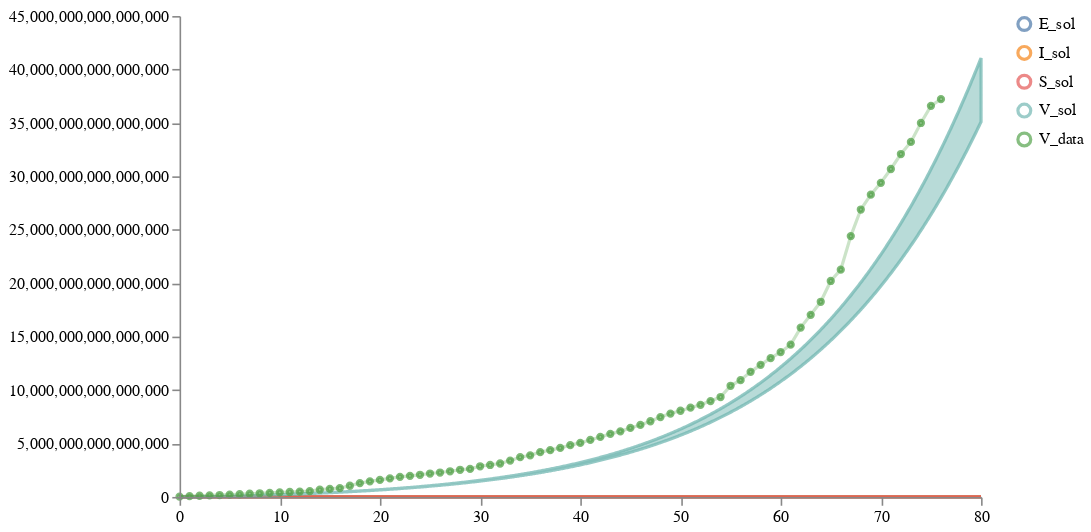

Notebook cell for this chart:
### Code cell
schema = plots.trajectories(pd.DataFrame(post_samples["data"]), subset=".*_sol",
                            points=data_train.reset_index(drop=True).rename(columns={"V":"V_data"}))
schema = plots.pad(schema, 5)
plots.ipy_display(schema)

### Figure 1 — Vega specification as saved in the notebook (floating-point values rounded to 4 significant figures; data arrays with more than 128 entries replaced by an {"elided": "..."} marker saying what was removed)
{"$schema": "https://vega.github.io/schema/vega/v5.json", "axes": [{"name": "x_axis", "orient": "bottom", "scale": "xscale", "zindex": 100}, {"name": "y_axis", "orient": "left", "scale": "yscale", "zindex": 100}], "data": [{"name": "distributions", "values": {"elided": "3204 records"}}, {"name": "traces", "transform": [{"expr": "isValid(datum.value)", "type": "filter"}], "values": []}, {"name": "points", "values": [{"sample_id": 0, "timepoint": 0, "trajectory": "V_data", "value": 34250000000000.0}, {"sample_id": 0, "timepoint": 1, "trajectory": "V_data", "value": 74830000000000.0}, {"sample_id": 0, "timepoint": 2, "trajectory": "V_data", "value": 110800000000000.0}, {"sample_id": 0, "timepoint": 3, "trajectory": "V_data", "value": 145500000000000.0}, {"sample_id": 0, "timepoint": 4, "trajectory": "V_data", "value": 178900000000000.0}, {"sample_id": 0, "timepoint": 5, "trajectory": "V_data", "value": 212605525246655}, {"sample_id": 0, "timepoint": 6, "trajectory": "V_data", "value": 251900000000000.0}, {"sample_id": 0, "timepoint": 7, "trajectory": "V_data", "value": 297300000000000.0}, {"sample_id": 0, "timepoint": 8, "trajectory": "V_data", "value": 342400000000000.0}, {"sample_id": 0, "timepoint": 9, "trajectory": "V_data", "value": 384100000000000.0}, {"sample_id": 0, "timepoint": 10, "trajectory": "V_data", "value": 424100000000000.0}, {"sample_id": 0, "timepoint": 11, "trajectory": "V_data", "value": 461900000000000.0}, {"sample_id": 0, "timepoint": 12, "trajectory": "V_data", "value": 498300000000000.0}, {"sample_id": 0, "timepoint": 13, "trajectory": "V_data", "value": 548200000000000.0}, {"sample_id": 0, "timepoint": 14, "trajectory": "V_data", "value": 675643977072622}, {"sample_id": 0, "timepoint": 15, "trajectory": "V_data", "value": 751600000000000.0}, {"sample_id": 0, "timepoint": 16, "trajectory": "V_data", "value": 829899121500651}, {"sample_id": 0, "timepoint": 17, "trajectory": "V_data", "value": 1046000000000000.0}, {"sample_id": 0, "timepoint": 18, "trajectory": "V_data", "value": 1295875135538839}, {"sample_id": 0, "timepoint": 19, "trajectory": "V_data", "value": 1461000000000000.0}, {"sample_id": 0, "timepoint": 20, "trajectory": "V_data", "value": 1592292378295384}, {"sample_id": 0, "timepoint": 21, "trajectory": "V_data", "value": 1741000000000000.0}, {"sample_id": 0, "timepoint": 22, "trajectory": "V_data", "value": 1882566054918674}, {"sample_id": 0, "timepoint": 23, "trajectory": "V_data", "value": 1972000000000000.0}, {"sample_id": 0, "timepoint": 24, "trajectory": "V_data", "value": 2071441710342036}, {"sample_id": 0, "timepoint": 25, "trajectory": "V_data", "value": 2190000000000000.0}, {"sample_id": 0, "timepoint": 26, "trajectory": "V_data", "value": 2284263053733268}, {"sample_id": 0, "timepoint": 27, "trajectory": "V_data", "value": 2401528070828421}, {"sample_id": 0, "timepoint": 28, "trajectory": "V_data", "value": 2539043189426808}, {"sample_id": 0, "timepoint": 29, "trajectory": "V_data", "value": 2623445134633728}, {"sample_id": 0, "timepoint": 30, "trajectory": "V_data", "value": 2868773959451638}, {"sample_id": 0, "timepoint": 31, "trajectory": "V_data", "value": 2991191174214979}, {"sample_id": 0, "timepoint": 32, "trajectory": "V_data", "value": 3129000000000000.0}, {"sample_id": 0, "timepoint": 33, "trajectory": "V_data", "value": 3403912214913465}, {"sample_id": 0, "timepoint": 34, "trajectory": "V_data", "value": 3718000000000000.0}, {"sample_id": 0, "timepoint": 35, "trajectory": "V_data", "value": 3894000000000000.0}, {"sample_id": 0, "timepoint": 36, "trajectory": "V_data", "value": 4190012056978476}, {"sample_id": 0, "timepoint": 37, "trajectory": "V_data", "value": 4379000000000000.0}, {"sample_id": 0, "timepoint": 38, "trajectory": "V_data", "value": 4584996690364133}, {"sample_id": 0, "timepoint": 39, "trajectory": "V_data", "value": 4842715961786298}, {"sample_id": 0, "timepoint": 40, "trajectory": "V_data", "value": 5057017833310725}, {"sample_id": 0, "timepoint": 41, "trajectory": "V_data", "value": 5334255093252734}, {"sample_id": 0, "timepoint": 42, "trajectory": "V_data", "value": 5613459509330455}, {"sample_id": 0, "timepoint": 43, "trajectory": "V_data", "value": 5900675119579128}, {"sample_id": 0, "timepoint": 44, "trajectory": "V_data", "value": 6137835221456338}, {"sample_id": 0, "timepoint": 45, "trajectory": "V_data", "value": 6455786439569586}, {"sample_id": 0, "timepoint": 46, "trajectory": "V_data", "value": 6737865202057693}, {"sample_id": 0, "timepoint": 47, "trajectory": "V_data", "value": 7082040828667748}, {"sample_id": 0, "timepoint": 48, "trajectory": "V_data", "value": 7473588619526592}, {"sample_id": 0, "timepoint": 49, "trajectory": "V_data", "value": 7802169943421971}, {"sample_id": 0, "timepoint": 50, "trajectory": "V_data", "value": 8064264769284555}, {"sample_id": 0, "timepoint": 51, "trajectory": "V_data", "value": 8350528001810362}, {"sample_id": 0, "timepoint": 52, "trajectory": "V_data", "value": 8620926151000598}, {"sample_id": 0, "timepoint": 53, "trajectory": "V_data", "value": 8967823176668702}, {"sample_id": 0, "timepoint": 54, "trajectory": "V_data", "value": 9347385175287846}, {"sample_id": 0, "timepoint": 55, "trajectory": "V_data", "value": 10400775744728212}, {"sample_id": 0, "timepoint": 56, "trajectory": "V_data", "value": 10924150605249734}, {"sample_id": 0, "timepoint": 57, "trajectory": "V_data", "value": 11705167142508414}, {"sample_id": 0, "timepoint": 58, "trajectory": "V_data", "value": 12359300512467032}, {"sample_id": 0, "timepoint": 59, "trajectory": "V_data", "value": 12986780639190464}, {"sample_id": 0, "timepoint": 60, "trajectory": "V_data", "value": 13550907207646232}, {"sample_id": 0, "timepoint": 61, "trajectory": "V_data", "value": 14248041314600788}, {"sample_id": 0, "timepoint": 62, "trajectory": "V_data", "value": 15848276614633882}, {"sample_id": 0, "timepoint": 63, "trajectory": "V_data", "value": 17038987764329418}, {"sample_id": 0, "timepoint": 64, "trajectory": "V_data", "value": 18260590802877810}, {"sample_id": 0, "timepoint": 65, "trajectory": "V_data", "value": 20209504393071680}, {"sample_id": 0, "timepoint": 66, "trajectory": "V_data", "value": 21264574070527824}, {"sample_id": 0, "timepoint": 67, "trajectory": "V_data", "value": 24405223143174390}, {"sample_id": 0, "timepoint": 68, "trajectory": "V_data", "value": 26892652544175644}, {"sample_id": 0, "timepoint": 69, "trajectory": "V_data", "value": 28282864516791200}, {"sample_id": 0, "timepoint": 70, "trajectory": "V_data", "value": 29394041033392708}, {"sample_id": 0, "timepoint": 71, "trajectory": "V_data", "value": 30685003617018490}, {"sample_id": 0, "timepoint": 72, "trajectory": "V_data", "value": 32085327926567616}, {"sample_id": 0, "timepoint": 73, "trajectory": "V_data", "value": 33217196172771584}, {"sample_id": 0, "timepoint": 74, "trajectory": "V_data", "value": 34991952115553804}, {"sample_id": 0, "timepoint": 75, "trajectory": "V_data", "value": 36597766934503620}, {"sample_id": 0, "timepoint": 76, "trajectory": "V_data", "value": 37222723829582630}]}, {"name": "markers", "values": []}, {"name": "selected", "on": [{"remove": true, "trigger": "clear"}, {"remove": true, "trigger": "!shift"}, {"insert": "clicked", "trigger": "!shift && clicked"}, {"toggle": "clicked", "trigger": "shift && clicked"}]}], "height": 300, "legends": [{"encode": {"labels": {"interactive": true, "name": "legendLabel", "update": {"opacity": [{"test": "!length(data('selected')) || indata('selected', 'value', datum.value)", "value": 1}, {"value": 0.25}]}}, "symbols": {"interactive": true, "name": "legendSymbol", "update": {"fill": {"value": "transparent"}, "opacity": [{"test": "!length(data('selected')) || indata('selected', 'value', datum.value)", "value": 0.7}, {"value": 0.15}], "size": {"value": 64}, "strokeWidth": {"value": 2}}}}, "name": "color_legend", "stroke": "color"}], "marks": [{"from": {"facet": {"data": "points", "groupby": "trajectory", "name": "points_split"}}, "marks": [{"encode": {"hover": {"fillOpacity": {"value": 0.9}}, "update": {"fill": {"field": "trajectory", "scale": "color"}, "fillOpacity": [{"test": "!length(data('selected')) || indata('selected', 'value', datum.trajectory)", "value": 0.5}, {"value": 0.15}], "size": {"value": 10}, "stroke": {"field": "trajectory", "scale": "color"}, "strokeOpacity": [{"test": "!length(data('selected')) || indata('selected', 'value', datum.trajectory)", "value": 0.75}, {"value": 0.15}], "strokeWidth": {"value": 2}, "tooltip": {"field": "value"}, "x": {"field": "timepoint", "scale": "xscale"}, "y": {"field": "value", "scale": "yscale"}}}, "from": {"data": "points"}, "name": "_points_symbol", "type": "symbol", "zindex": 3}, {"encode": {"hover": {"fillOpacity": {"value": 0.9}}, "update": {"interpolate": {"value": "linear"}, "stroke": {"field": "trajectory", "scale": "color"}, "strokeOpacity": [{"test": "!length(data('selected')) || indata('selected', 'value', datum.trajectory)", "value": 0.3}, {"value": 0.1}], "strokeWidth": {"value": 2}, "x": {"field": "timepoint", "scale": "xscale"}, "y": {"field": "value", "scale": "yscale"}}}, "from": {"data": "points"}, "name": "_points_line", "type": "line", "zindex": 3}], "name": "_points", "type": "group", "zindex": 3}, {"from": {"facet": {"data": "traces", "groupby": "trajectory", "name": "traces_split"}}, "marks": [{"encode": {"hover": {"fillOpacity": {"value": 0.9}}, "update": {"interpolate": {"value": "linear"}, "stroke": {"field": "trajectory", "scale": "color"}, "strokeOpacity": [{"test": "!length(data('selected')) || indata('selected', 'value', datum.trajectory)", "value": 0.75}, {"value": 0.15}], "strokeWidth": {"value": 2}, "x": {"field": "timepoint", "scale": "xscale"}, "y": {"field": "value", "scale": "yscale"}}}, "from": {"data": "traces_split"}, "name": "_traces_lines", "type": "line"}], "name": "_traces", "type": "group", "zindex": 2}, {"from": {"facet": {"data": "distributions", "groupby": "trajectory", "name": "trajectory_split"}}, "marks": [{"encode": {"hover": {"fillOpacity": {"value": 0.9}}, "update": {"fill": {"field": "trajectory", "scale": "color"}, "fillOpacity": [{"test": "!length(data('selected')) || indata('selected', 'value', datum.trajectory)", "value": 0.5}, {"value": 0.15}], "interpolate": {"value": "linear"}, "stroke": {"field": "trajectory", "scale": "color"}, "strokeOpacity": [{"test": "!length(data('selected')) || indata('selected', 'value', datum.trajectory)", "value": 0.75}, {"value": 0.15}], "strokeWidth": {"value": 2}, "x": {"field": "timepoint", "scale": "xscale"}, "y": {"field": "upper", "scale": "yscale"}, "y2": {"field": "lower", "scale": "yscale"}}}, "from": {"data": "trajectory_split"}, "type": "area"}], "name": "_distributions", "type": "group", "zindex": 1}, {"marks": [{"encode": {"enter": {"stroke": {"value": "lightgray"}}, "update": {"opacity": {"value": 1}, "x": {"field": "timepoint", "scale": "xscale"}, "y": {"signal": "height"}, "y2": {"value": 0}}}, "from": {"data": "markers"}, "name": "_marker text", "type": "rule"}, {"encode": {"enter": {"fontSize": {"value": 8}, "text": {"field": "datum.label"}, "y": {"value": 0}}}, "from": {"data": "_marker text"}, "name": "_marker flags", "transform": [{"as": ["x", "_y", "opacity", "align", "baseline"], "lineAnchor": "start", "offset": [1], "size": {"signal": "[width, height]"}, "type": "label"}], "type": "text"}], "name": "_markers", "type": "group"}], "padding": 5, "scales": [{"domain": {"fields": [{"data": "distributions", "field": "timepoint"}, {"data": "traces", "field": "timepoint"}, {"data": "points", "field": "timepoint"}, {"data": "markers", "field": "timepoint"}]}, "name": "xscale", "range": "width", "type": "linear", "zero": false}, {"domain": {"fields": [{"data": "distributions", "field": "lower"}, {"data": "distributions", "field": "upper"}, {"data": "traces", "field": "value"}, {"data": "points", "field": "value"}]}, "name": "yscale", "nice": true, "range": "height", "type": "linear", "zero": true}, {"domain": {"fields": [{"data": "distributions", "field": "trajectory"}, {"data": "traces", "field": "trajectory"}, {"data": "points", "field": "trajectory"}]}, "name": "color", "range": "category", "type": "ordinal"}], "signals": [{"name": "clear", "on": [{"events": "mouseup[!event.item]", "force": true, "update": "true"}], "value": true}, {"name": "shift", "on": [{"events": "@legendSymbol:click, @legendLabel:click", "force": true, "update": "event.shiftKey"}], "value": false}, {"name": "clicked", "on": [{"events": "@legendSymbol:click, @legendLabel:click", "force": true, "update": "{value: datum.value}"}], "value": null}], "width": 500}
